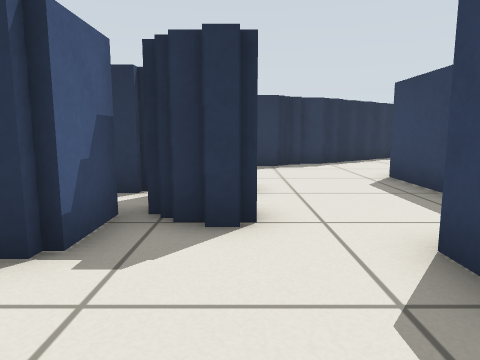
View 1 (above)

22 first-person views from a walk through a Gazebo world. The camera is 0.54 m above the floor, tilts 8° down and sees 70° across. The floor is counted in squares, 0.5 m on a side. Each view is taken from the middle of a square. On the plan, view 1 faces up. The plan holds only what a view shows up to about 13 squares ahead; the rest is blank. The place goes on beyond the plan.

View 2
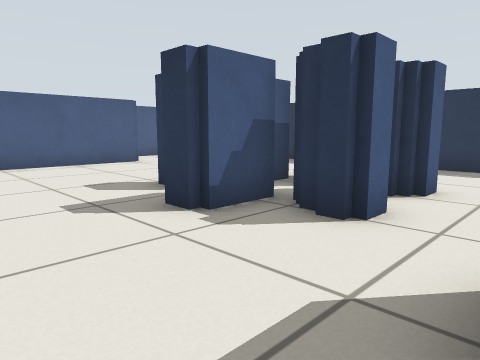

View 3
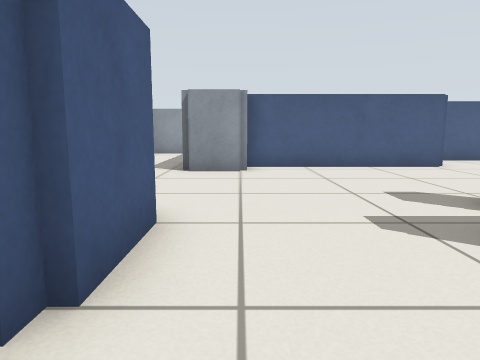

View 4
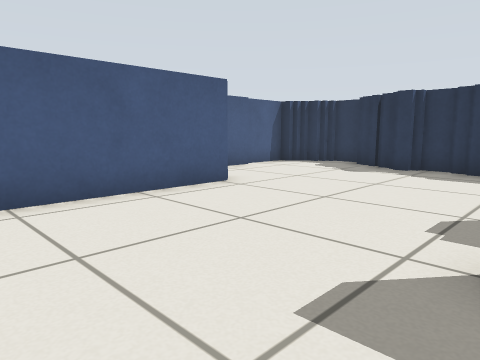

View 5
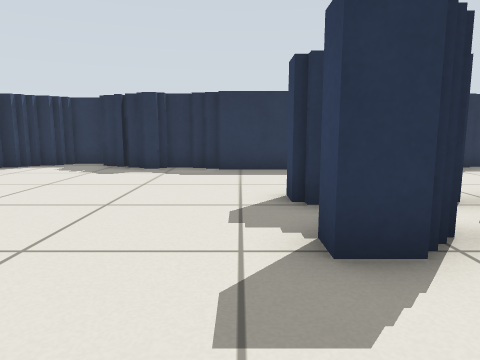

View 6
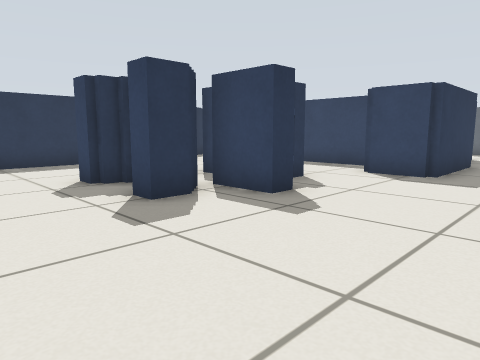

View 7
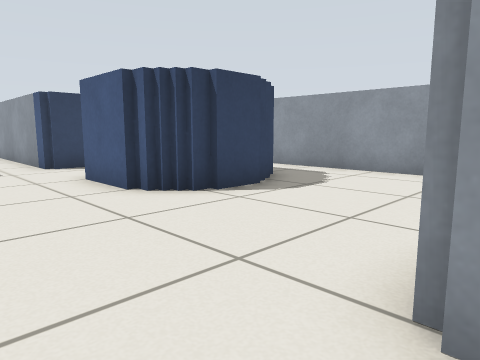

View 8
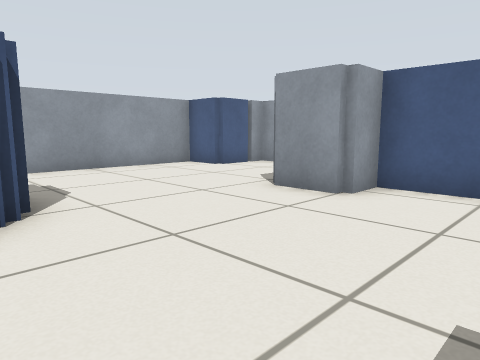

View 9
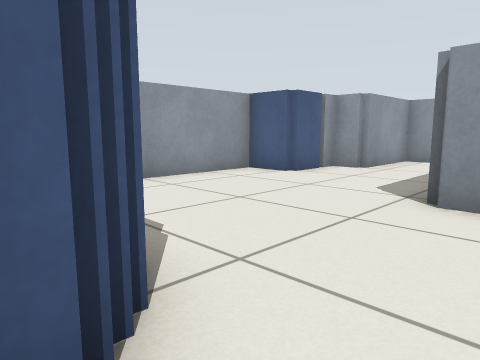

View 10
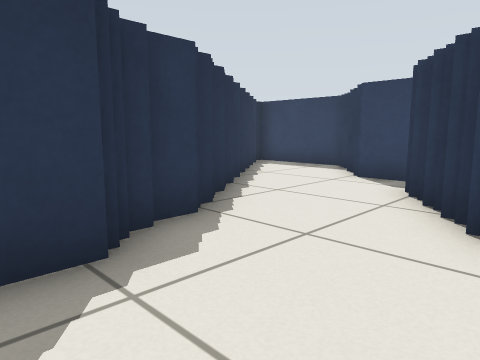

View 11
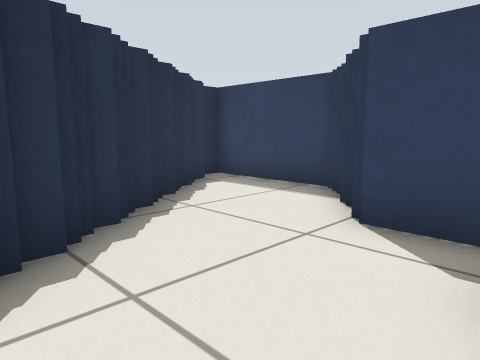

View 12
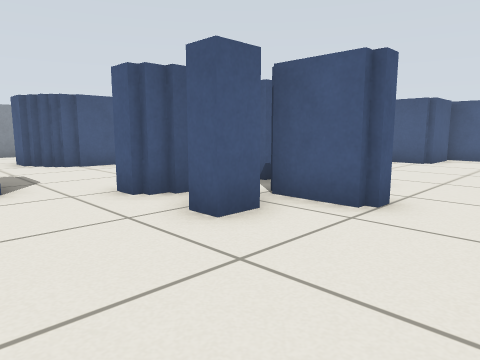

View 13
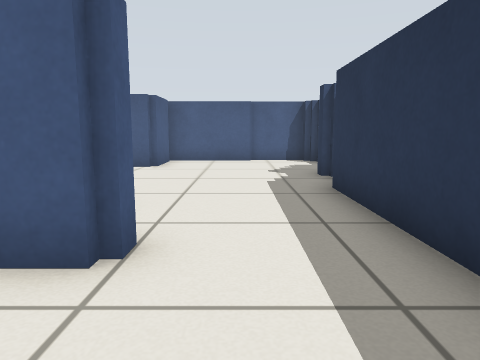

View 14
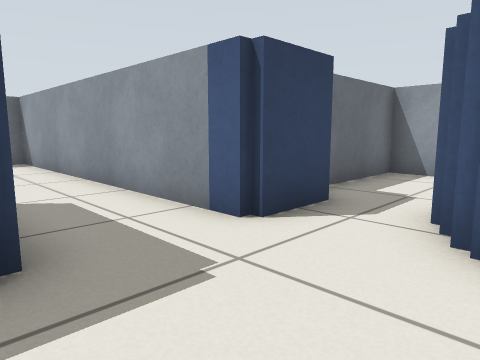

View 15
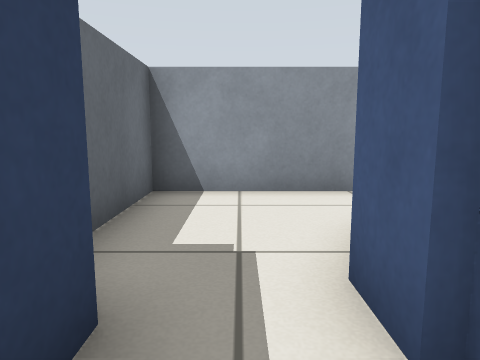

View 16
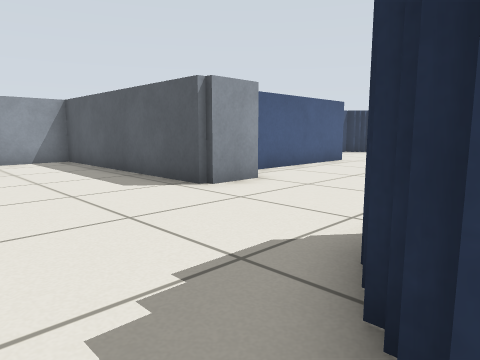

View 17
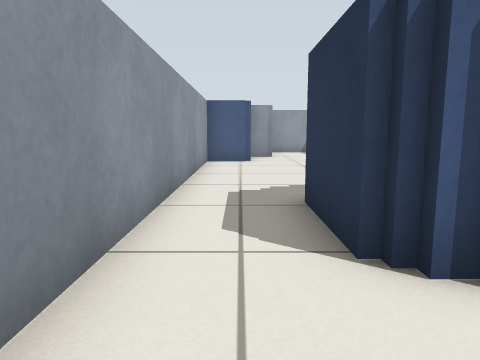

View 18
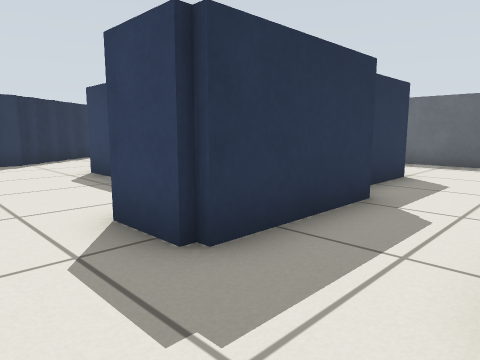

View 19
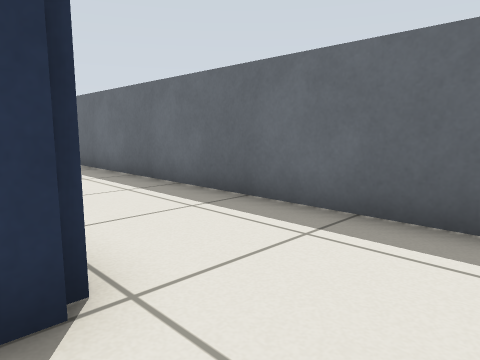

View 20
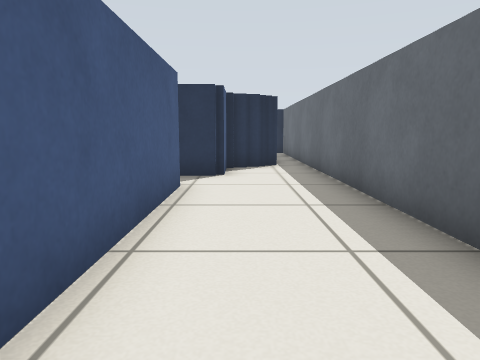

View 21
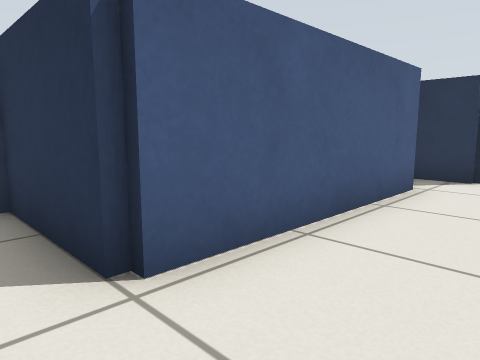

View 22
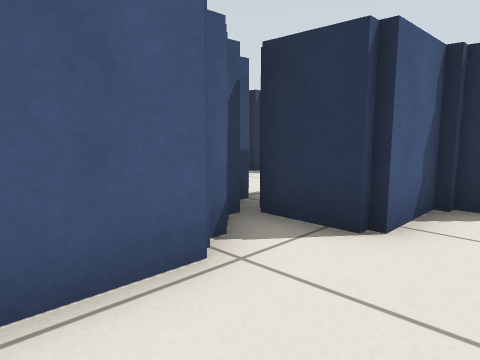

### Floor plan
Key: @ floor where view 1 was taken; # wall or solid block; . floor; T thing the floor can be seen under or through.
Columns run from 16 left of view 1 to 12 right of it. Each row starts with its distance up from view 1.
 16                        ####
 15                       ##..#
 14                      ##...#
 13      ###           ###...##
 12     ##.####       ##....#####
 11     #...###########.....###.#
 10     #.................#####.#
  9     #...............######..#
  8     #...............#   ##..#
  7     #.......# T.....#    #..#
  6     ###.....#TTTT...#    #..#
  5       #.....#TTTT...#    #..#
  4       #.....#TT##...#    #..#
  3       #.......#...#      #..#
  2       #...........#  #####..#
  1       #...........####......#
  0       ###.......@...........#
 -1       ###....###..###########
 -2 ########....## ##.#
 -3 #...........#  ##.##
 -4 #...........## ##..#
 -5 ####.........###...#
 -6    ###.............#
 -7      ###############

Positions as (right, up) in squares from view 1, and headings:
1: (0, 0), facing up
2: (2, 0), facing up-left
3: (1, 0), facing left
4: (-4, 1), facing up-left
5: (-5, 1), facing up
6: (-7, -1), facing up-right
7: (-9, 2), facing down-right
8: (-3, 3), facing down-left
9: (-3, 0), facing down-left
10: (0, 8), facing up-right
11: (4, 10), facing up-right
12: (3, 10), facing down-left
13: (1, 9), facing left
14: (-1, 2), facing down-right
15: (1, -1), facing down
16: (-3, -6), facing up-left
17: (2, -6), facing left
18: (0, -1), facing up-right
19: (8, 0), facing up-right
20: (10, 1), facing up
21: (11, 1), facing up-left
22: (11, 6), facing up-left
